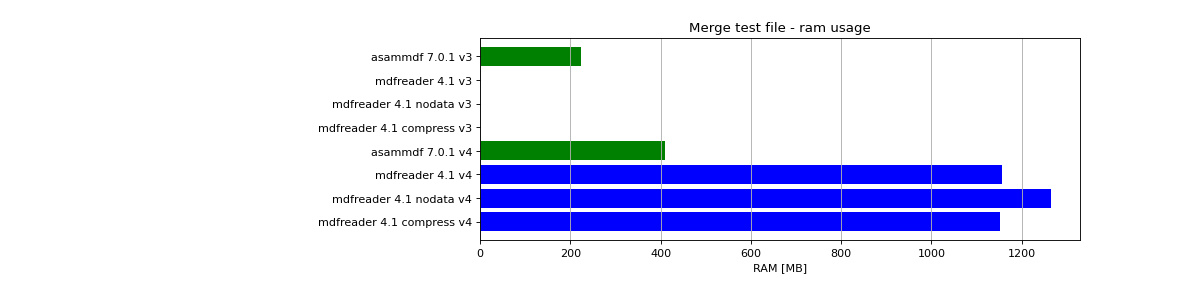

This chart was generated by the following Python code:
import matplotlib.pyplot as plt
import numpy as np

res = '../benchmarks/results/x64_asammdf_7.0.1_mdfreader_4.1.rst'
topic = 'Merge'
aspect = 'ram'
for_doc = True

with open(res, 'r') as f:
    lines = f.readlines()

platform = 'x86' if '32 bit' in lines[2] else 'x64'

idx = [i for i, line in enumerate(lines) if line.startswith('==')]

table_spans = {'open': [idx[1] + 1, idx[2]],
               'save': [idx[4] + 1, idx[5]],
               'get': [idx[7] + 1, idx[8]],
               'convert' : [idx[10] + 1, idx[11]],
               'merge' : [idx[13] + 1, idx[14]]}


start, stop = table_spans[topic.lower()]

cat = [l[:50].strip(' \t\n\r\0*') for l in lines[start: stop]]
time = np.array([int(l[50:61].strip(' \t\n\r\0*')) for l in lines[start: stop]])
ram = np.array([int(l[61:].strip(' \t\n\r\0*')) for l in lines[start: stop]])

if aspect == 'ram':
    arr = ram
else:
    arr = time

y_pos = list(range(len(cat)))

fig, ax = plt.subplots()
fig.set_size_inches(15, 3.8 / 12 * len(cat) + 1.2)

asam_pos = [i for i, c in enumerate(cat) if c.startswith('asam')]
mdfreader_pos = [i for i, c in enumerate(cat) if c.startswith('mdfreader')]

ax.barh(asam_pos, arr[asam_pos], color='green', ecolor='green')
ax.barh(mdfreader_pos, arr[mdfreader_pos], color='blue', ecolor='black')
ax.set_yticks(y_pos)
ax.set_yticklabels(cat)
ax.invert_yaxis()  # labels read top-to-bottom
ax.set_xlabel('Time [ms]' if aspect == 'time' else 'RAM [MB]')
if topic == 'Get':
    ax.set_title('Get all channels (36424 calls) - {}'.format('time' if aspect == 'time' else 'ram usage'))
else:
    ax.set_title('{} test file - {}'.format(topic, 'time' if aspect == 'time' else 'ram usage'))
ax.xaxis.grid()

fig.subplots_adjust(bottom=0.72/fig.get_figheight(), top=1-0.48/fig.get_figheight(), left=0.4, right=0.9)

if aspect == 'time':
    if topic == 'Get':
        name = '{}_get_all_channels.png'.format(platform)
    else:
        name = '{}_{}.png'.format(platform, topic.lower())
else:
    if topic == 'Get':
        name = '{}_get_all_channels_ram_usage.png'.format(platform)
    else:
        name = '{}_{}_ram_usage.png'.format(platform, topic.lower())

plt.show()
